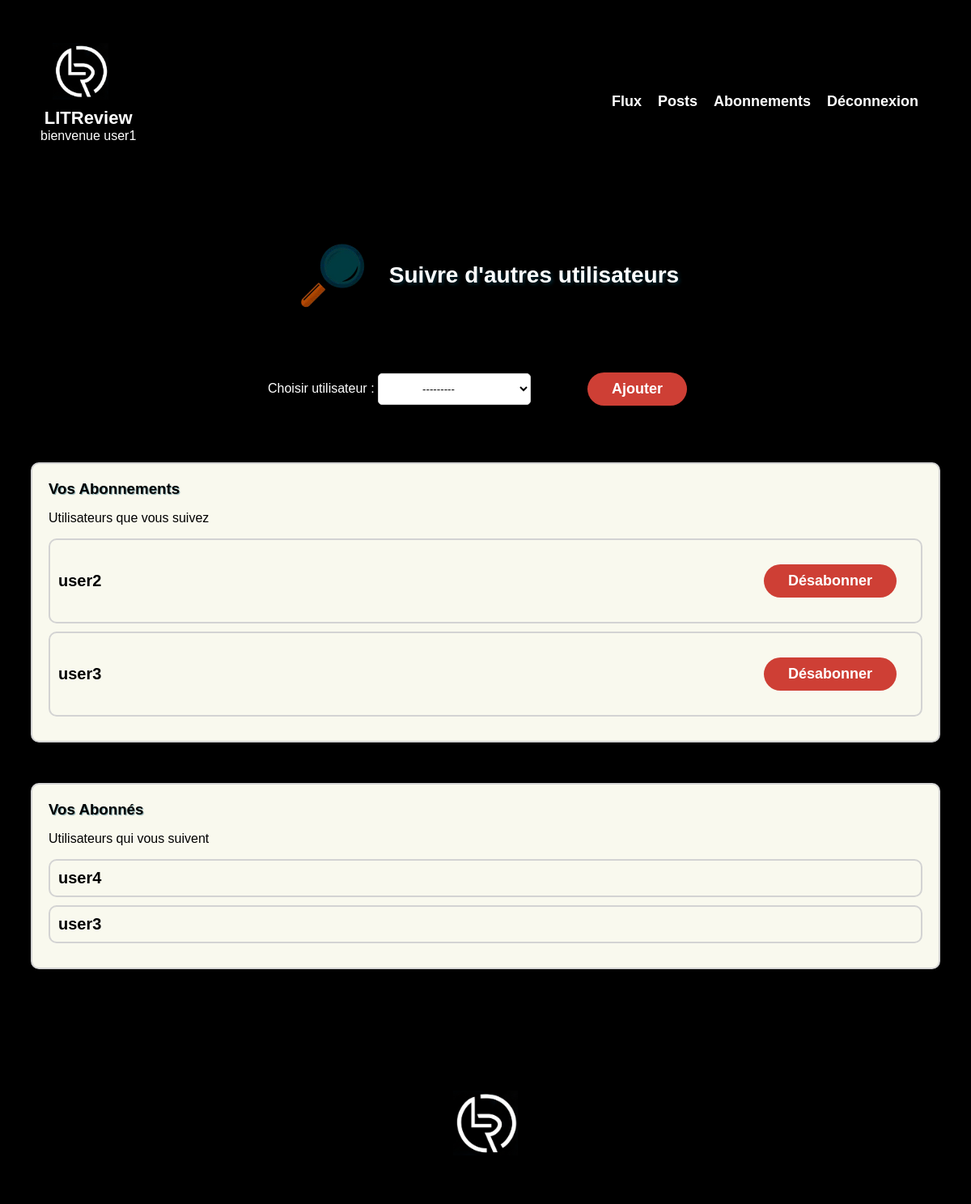
Page /follows/ (signed in) on the earlier database version.
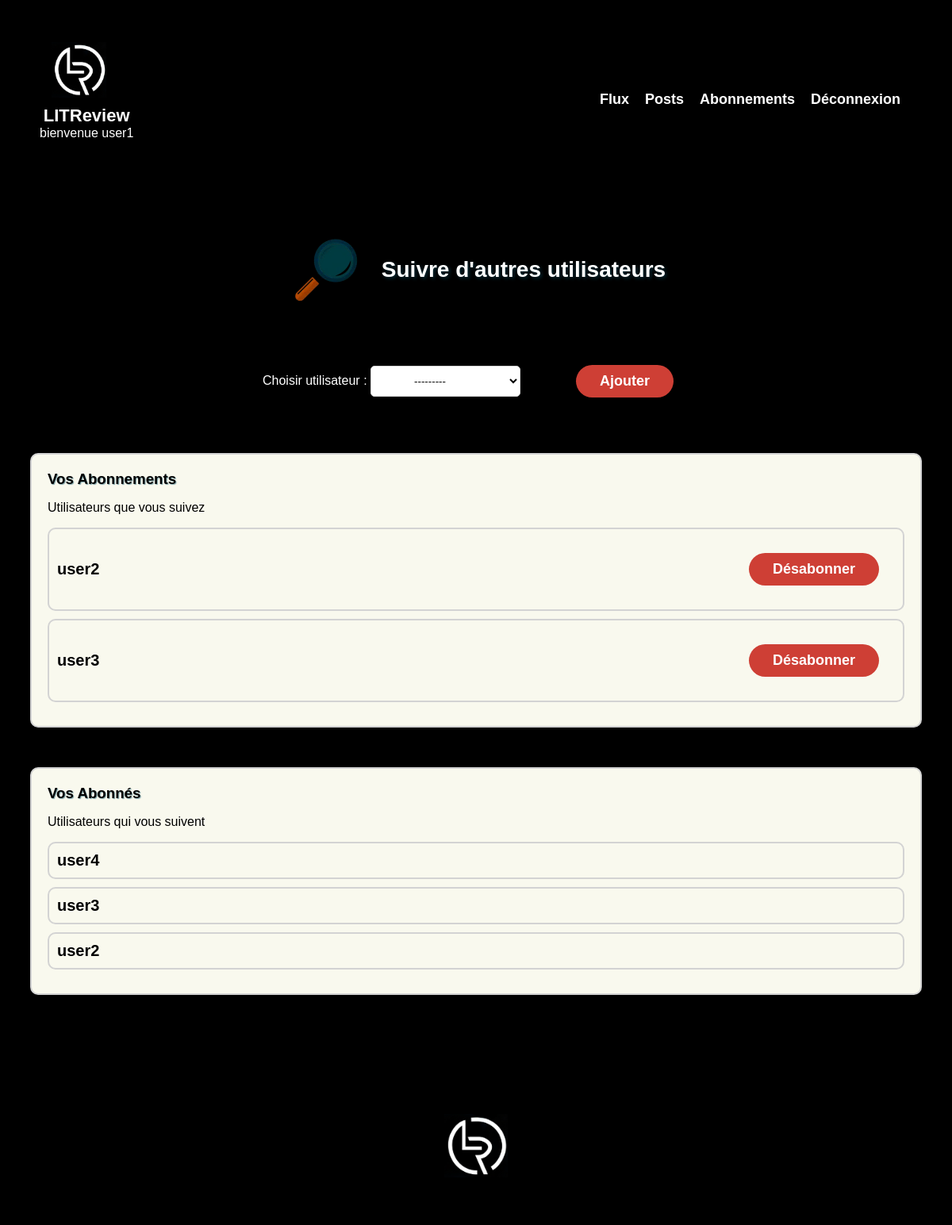
Same page on the later database version.
### authentication/models.py (models this page shows)
class CustomUser(AbstractUser):
    pass

### bookreview/models.py (models this page shows)
class UserFollows(models.Model):
    user = models.ForeignKey(
        settings.AUTH_USER_MODEL, on_delete=models.CASCADE, related_name="following"
    )
    followed_user = models.ForeignKey(
        settings.AUTH_USER_MODEL, on_delete=models.CASCADE, related_name="followed_by"
    )
    class Meta:
        unique_together = (
            "user",
            "followed_user",
        )

### bookreview/views.py (the view)
# urls.py: path("follows/", bookreview.views.follows, name="follows"),
@login_required
def follows(request):
    followings = UserFollows.objects.filter(user=request.user)
    followers = UserFollows.objects.filter(followed_user=request.user)
    if request.method == "POST":
        form = UserFollowsForm(request.POST)
        if form.is_valid():
            try:
                user_follow = form.save(commit=False)
                user_follow.user = request.user
                user_follow.save()
            except IntegrityError:
                messages.error(
                    request,
                    f"L'utilisateur {user_follow.followed_user} est deja dans votre liste de suivis",
                )
                return render(
                    request,
                    "bookreview/follows.html",
                    {"form": form, "followings": followings, "followers": followers},
                )
            return redirect("follows")
    else:
        form = UserFollowsForm()
    context = {
        "form": form,
        "followings": followings,
        "followers": followers,
    }
    return render(request, "bookreview/follows.html", context=context)

### bookreview/forms.py
class UserFollowsForm(forms.ModelForm):
    class Meta:
        model = UserFollows
        fields = ["followed_user"]
        labels = {
            "followed_user": "Choisir utilisateur",
        }

### bookreview/templates/bookreview/follows.html (shortened to what this page needs)
{% extends 'base.html' %}
{% load static %}
{% block content %}
    <div class="follows-page base-page">
        <div class="follows-form-title">
            <div class="icone-title">
                <img src="{% static 'icones/icone-loupe.webp' %}" alt="icone loupe">
                <h2>Suivre d'autres utilisateurs</h2>
            </div>
            <div>
                <form method="post" class="follows-form">
                    {% for field in form %}
                        <div class="form-field-follows">
                            {{ field.label_tag }}
                            {{ field }}
                        </div>
                    {% endfor %}
                    <button type="submit" class=" follow-button submit-button">Ajouter</button>
                </form>
            </div>
        </div>
        {% if followings %}
            <div class="following">
                <h3>Vos Abonnements</h3>
                <p>Utilisateurs que vous suivez</p>
                <div class="follows-list">
                    {% for following in followings %}
                        <div class="follows-item">
                            <span class="follows-username">{{ following.followed_user }}</span>
                            <a href="{% url 'follows_delete' following.id %}" class="unfollow-button submit-button">Désabonner</a>
                        </div>
                    {% endfor %}
                </div>
            </div>
        {% endif %}
        {% if followers %}
            <div class="followers">
                <h3>Vos Abonnés</h3>
                <p>Utilisateurs qui vous suivent</p>
                <div class="follows-list">
                    {% for follower in followers %}
                        <div class="follows-item">
                            <span class="follows-username">{{ follower.user }}</span>
                        </div>
                    {% endfor %}
                </div>
            </div>
        {% endif %}
    </div>
{% endblock content %}

### templates/base.html (shortened to what this page needs)
{% load static %}
<!DOCTYPE html>
<html lang="fr">
    <head>
        <link rel="stylesheet" href="{% static 'css/style.css' %}" media="all">
    </head>
    <body id="body">
        <header id="header">
            <div class="titre-header">
                <img src="{% static 'logos/lt_logo_white.webp' %}" alt="logo header litrevu" class="logo-header-litrevu">
                <div>
                    <h1>LITReview</h1>
                    {% if user.is_authenticated %}
                        <span>bienvenue {{ request.user }}</span>
                    {% endif %}
                </div>
            </div>
            {% if user.is_authenticated %}
                <div class="nav">
                    <ul>
                        <li>
                            <a href="{% url 'flux' %}">
                                Flux
                            </a>
                        </li>
                        <li>
                            <a href="{% url 'posts' %}">
                                Posts
                            </a>
                        </li>
                        <li>
                            <a href="{% url 'follows' %}">
                                Abonnements
                            </a>
                        </li>
                        <li>
                            <form action="{% url 'logout' %}" method="post" class="logout-form">
                                <button type="submit" class="logout-button">
                                    Déconnexion
                                </button>
                            </form>
                        </li>
                    </ul>
                </div>
            {% endif %}
        </header>
        <div class="main">
            {% block content %}{% endblock content %}
        </div>
        <footer id="footer">
            <img class="logo-footer" src="{% static 'logos/lt_logo_white.webp' %}" alt="logo footer litreview">
        </footer>
    </body>
</html>

### static/css/style.css (style rules this page uses)
:root { --background-color-1: #fff; --background-color-2: #000; --text-color-1: var(--background-color-2); --text-color-2: #fff; --text-color-3: var(--background-color-2); --success-color: green; --error-color: red; --button-color: #CE3F35; --button-text-color: var(--text-color-2); --focus-color: #afdff5; --text-shadow-1: rgba(4, 81, 104, 0.5); --border-shadow-color: lightgray; --button-hover-color: #e7473c; --button-hover-halo-color: var(--button-hover-color); --post-ticket: #e4d4b7; --post-review: #f9f9ee; }
html, body { margin: 0; padding: 0; box-sizing: border-box; }
html { background-image: url(../images/man_made-book-library-841345.webp); background-attachment: fixed; background-repeat: no-repeat; background-size: cover; display: flex; justify-content: center; }
#body { width: 60%; opacity: 0.9; font-family: Verdana, sans-serif; color: var(--text-color-1); font-size: 100%; }
.main { display: flex; flex-direction: column; justify-content: space-around; align-items: center; background-color: var(--background-color-2); }
.submit-button { display: inline-block; text-decoration: none; padding: 10px 30px; background-color: var(--button-color); color: var(--button-text-color); font-weight: 600; font-size: 18px; border: none; border-radius: 30px; margin: 20px 20px; }
.base-page { width: 100%; padding: 40px 0; }
.base-page h2, .login-page h2, .signup-page h2 { color: var(--text-color-2); font-size: 28px; font-weight: bold; text-shadow: 2px 2px 4px var(--text-shadow-1); }
.base-page h3 { text-shadow: 1px 1px 1px var(--text-shadow-1); margin: 0; }
.icone-title { display: flex; align-items: center; justify-content: center; margin-bottom: 40px; text-shadow: 1px 1px 1px var(--text-shadow-1); }
.icone-title img { width: 100px; margin-right: 20px; }
#header { background-color: var(--background-color-2); color: var(--text-color-2); height: 150px; padding: 50px; display: flex; justify-content: space-between; align-items: center; }
.titre-header { display: flex; align-items: center; }
.titre-header h1 { margin: 0; }
.nav ul { display: flex; list-style: none; align-items: center; }
.nav a, .logout-button { text-decoration: none; background: none; border: none; color: var(--text-color-2); padding: 5px 5px; margin-right: 10px; font-size: 18px; font-weight: 600; }
.logout-form { margin: 0; }
#header img { height: 100px; margin-right: 20px; }
label { font-weight: 500; color: var(--text-color-2); }
select { padding: 10px 50px; border-radius: 5px; }
.follows-form { display: flex; flex-direction: row; justify-content: center; align-items: center; margin-top: 50px; margin-bottom: 50px; }
#id_followed_user { margin-right: 50px; background-color: #fff; border: 1px solid var(--border-shadow-color); }
.follows-page { width: 100%; display: flex; flex-direction: column; justify-content: center; align-items: center; }
.following, .followers { width: 90%; background-color: var(--post-review); padding: 20px; margin-bottom: 50px; border-radius: 10px; border: 2px solid var(--border-shadow-color); }
.follows-item { display: flex; align-items: center; justify-content: space-between; margin-bottom: 10px; border: 2px solid var(--border-shadow-color); padding: 10px; border-radius: 10px; font-size: 20px; font-weight: 600; }
#footer { margin: 0; display: flex; align-items: center; justify-content: center; height: 100px; background-color: var(--background-color-2); color: var(--text-color-2); padding: 50px; }
.logo-footer { height: 80px; }
@media all and (max-width: 1350px) { html { background-image: none; background-color: var(--background-color-2); } }
@media all and (max-width: 1350px) { #body { opacity: 1; width: 100%; margin: 0; padding: 0; } }
@media all and (max-width: 1350px) { #header { text-align: center; } }
@media all and (max-width: 1350px) { #header img { height: 70px; } }
@media all and (max-width: 1350px) { #header h1 { font-size: 22px; } }
@media all and (max-width: 1350px) { .titre-header { display: flex; flex-direction: column; align-items: center; margin-bottom: 20px; } }
@media all and (max-width: 1350px) { .logo-header-litrevu { margin-bottom: 10px; } }

Differences in the rows shown:
added UserFollows: user "user2", shown under "Vos Abonnés"
